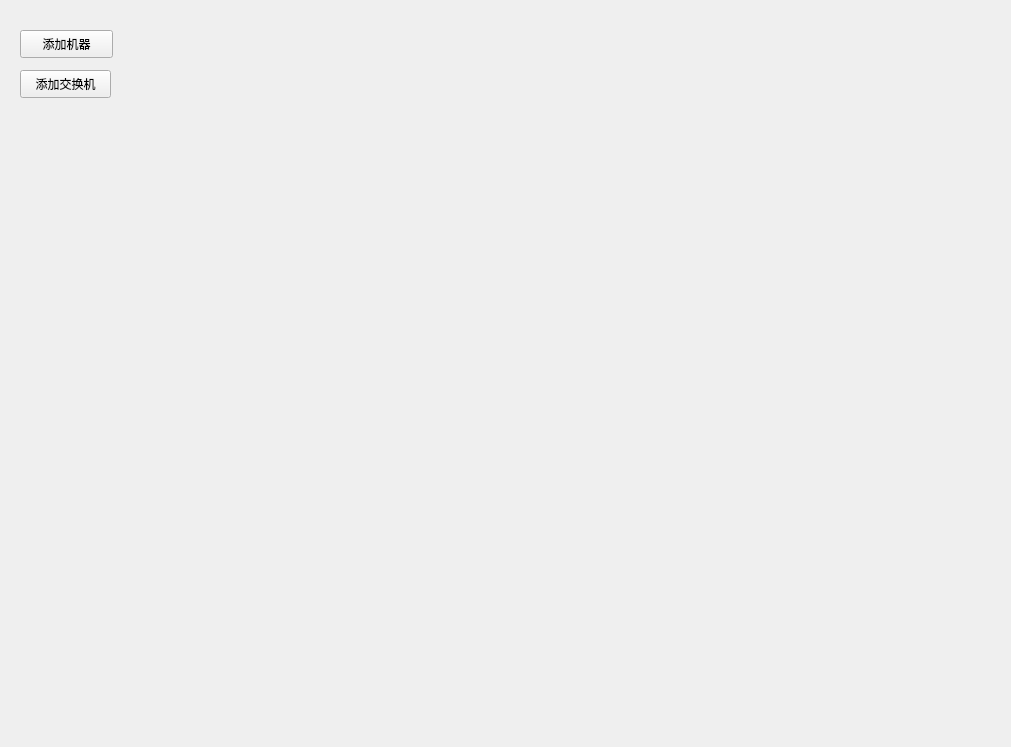
<?xml version="1.0" encoding="UTF-8"?>
<ui version="4.0">
 <class>Widget1</class>
 <widget class="QWidget" name="Widget1">
  <property name="geometry">
   <rect>
    <x>0</x>
    <y>0</y>
    <width>1011</width>
    <height>747</height>
   </rect>
  </property>
  <property name="windowTitle">
   <string>Form</string>
  </property>
  <widget class="QPushButton" name="addSw2SwBtn">
   <property name="geometry">
    <rect>
     <x>20</x>
     <y>70</y>
     <width>91</width>
     <height>28</height>
    </rect>
   </property>
   <property name="text">
    <string>添加交换机</string>
   </property>
  </widget>
  <widget class="QPushButton" name="addMcBtn">
   <property name="geometry">
    <rect>
     <x>20</x>
     <y>30</y>
     <width>93</width>
     <height>28</height>
    </rect>
   </property>
   <property name="text">
    <string>添加机器</string>
   </property>
  </widget>
 </widget>
 <resources/>
 <connections/>
</ui>
